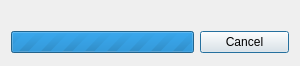
<?xml version="1.0" encoding="UTF-8"?>
<ui version="4.0">
 <class>DropBoxUploader</class>
 <widget class="QDialog" name="DropBoxUploader">
  <property name="geometry">
   <rect>
    <x>0</x>
    <y>0</y>
    <width>300</width>
    <height>66</height>
   </rect>
  </property>
  <property name="windowTitle">
   <string>Dropbox</string>
  </property>
  <layout class="QGridLayout" name="gridLayout">
   <item row="0" column="0">
    <widget class="QLabel" name="label">
     <property name="openExternalLinks">
      <bool>true</bool>
     </property>
    </widget>
   </item>
   <item row="1" column="0" colspan="2">
    <widget class="QProgressBar" name="progress">
     <property name="maximum">
      <number>0</number>
     </property>
     <property name="textVisible">
      <bool>false</bool>
     </property>
    </widget>
   </item>
   <item row="1" column="2">
    <widget class="QPushButton" name="pushCancel">
     <property name="text">
      <string>Cancel</string>
     </property>
    </widget>
   </item>
   <item row="2" column="1">
    <spacer name="verticalSpacer">
     <property name="orientation">
      <enum>Qt::Vertical</enum>
     </property>
     <property name="sizeHint" stdset="0">
      <size>
       <width>20</width>
       <height>1</height>
      </size>
     </property>
    </spacer>
   </item>
  </layout>
 </widget>
 <resources/>
 <connections>
  <connection>
   <sender>pushCancel</sender>
   <signal>clicked()</signal>
   <receiver>DropBoxUploader</receiver>
   <slot>reject()</slot>
   <hints>
    <hint type="sourcelabel">
     <x>250</x>
     <y>60</y>
    </hint>
    <hint type="destinationlabel">
     <x>245</x>
     <y>145</y>
    </hint>
   </hints>
  </connection>
 </connections>
</ui>
